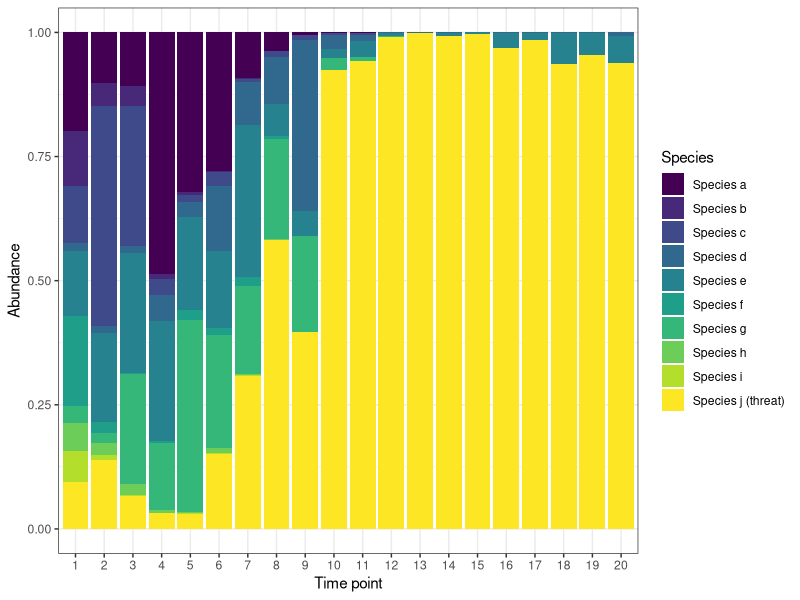
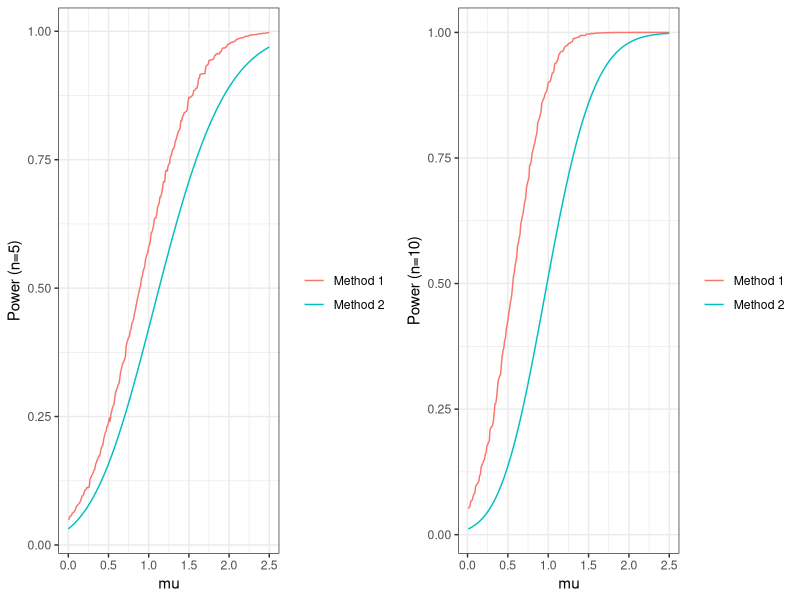
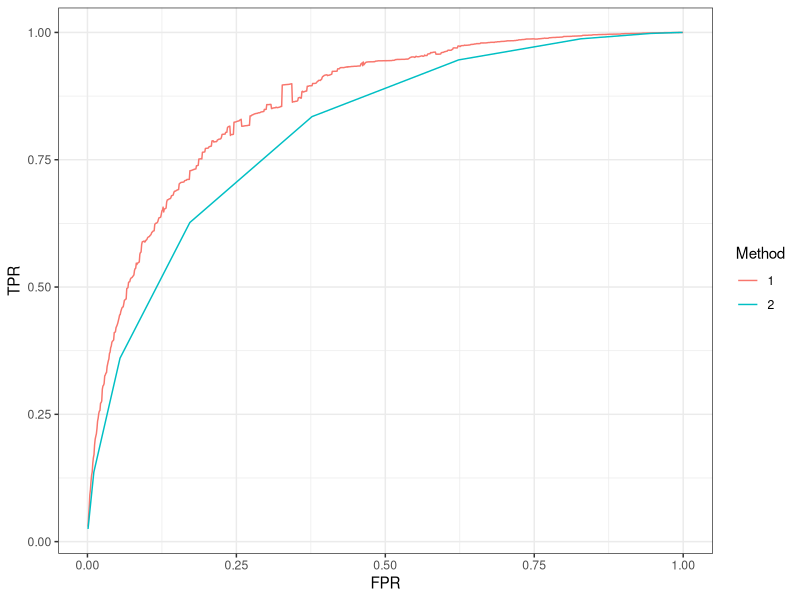

Recreate these plots in R, in order.
## ---- chunk 1
list.of.packages <- c("ggplot2", "gridExtra", "reshape2", "viridis", "pracma")
new.packages <- list.of.packages[!(list.of.packages %in% installed.packages()[,"Package"])]
if(length(new.packages)) install.packages(new.packages)

library(ggplot2)
library(gridExtra)
library(reshape2)
library(viridis)
library(pracma)
## ---- chunk 2
set.seed(111)
nspecies = 10
time_points = 20
mu_1 <- 0.5
x <- matrix(nrow = nspecies, ncol = time_points)
x[,1] <- rnorm(nspecies)
for (i in 2:time_points) {
  x[,i] <- x[,i - 1] + rnorm(nspecies)
  x[nspecies, i] <- x[nspecies, i - 1] + rnorm(1, mu_1)
}
x <- exp(x)

x <- data.frame(x)
colnames(x) <- 1:time_points

x <- melt(x, id.vars=c())
colnames(x) <- c("Time", "Abundance")
x$Species <- rep(paste0("Species ", letters[1:nspecies]), nspecies)
x$Species[x$Species == "Species j"] = "Species j (threat)"

ggplot(x, aes(fill=Species, y=Abundance, x=Time)) + 
  geom_bar(position="fill", stat="identity") + 
  scale_fill_viridis(discrete = T) +
  theme_bw() + 
  xlab("Time point")
## ---- chunk 3
fun <- function(x, y, mu, sigma_sq, n, alpha) { 
  for_return <- (pt(x / sqrt(sigma_sq * y / ((n - 1) * n)), n-1) > 1 - alpha) * 
    dnorm(x, mu, sd = sqrt(sigma_sq / n)) * 
    dchisq(y, n-1)
  return (for_return)
}

power_1 <- function(mu, sigma_sq, n, alpha) {
  # Integrating from 5 sds below and above should be fine for mu and sigma_sq
  integral2(fun, mu - sqrt(sigma_sq) * 5, mu + sqrt(sigma_sq) * 5, 0, 10 * n, 
            mu=mu, sigma_sq=sigma_sq, n = n, alpha=alpha, reltol = 1e-10)$Q
}
## ---- chunk 4
sigma_sq <- 1
mu <- seq(0, 2.5, 0.01)
n <- 5
alpha <- 0.05

power_2 <- function(mu, sigma_sq, n, alpha) {
  1 - pbinom(qbinom(1-alpha, n, 1/2), n, pnorm(mu/sqrt(sigma_sq)))
}

results_mat <- matrix(nrow = length(mu), ncol = 3)
for (i in 1:length(mu)) {
  results_mat[i,] <- c(mu[i], power_1(mu[i], sigma_sq, n, alpha), 
                       power_2(mu[i], sigma_sq, n, alpha))
}

results_mat <- data.frame(results_mat)
colnames(results_mat) <- c("mu", "Method 1", "Method 2")
results_mat <- melt(results_mat, id.vars=c("mu"))

p1 <- ggplot(results_mat, aes(x=mu, y=value, col=variable)) + 
  geom_line() + 
  ylab("Power (n=5)") + 
  labs(col="") + 
  theme_bw()

sigma_sq <- 1
mu <- seq(0.01, 2.5, 0.01)
n <- 10
alpha <- 0.05

power_2 <- function(mu, sigma_sq, n, alpha) {
  1 - pbinom(qbinom(1-alpha, n, 1/2), n, pnorm(mu/sqrt(sigma_sq)))
}

results_mat <- matrix(nrow = length(mu), ncol = 3)
for (i in 1:length(mu)) {
  results_mat[i,] <- c(mu[i], power_1(mu[i], sigma_sq, n, alpha), 
                       power_2(mu[i], sigma_sq, n, alpha))
}

results_mat <- data.frame(results_mat)
colnames(results_mat) <- c("mu", "Method 1", "Method 2")
results_mat <- melt(results_mat, id.vars=c("mu"))

p2 <- ggplot(results_mat, aes(x=mu, y=value, col=variable)) + 
  geom_line() + 
  ylab("Power (n=10)") + 
  labs(col="") + 
  theme_bw()

grid.arrange(p1, p2, ncol=2)
## ---- chunk 5
mu <- 0.5
n <- 10
sigma_sq <- 1
alpha <- seq(0.001, 1, 0.001)
plot_df <- data.frame("FPR" = c(alpha, 1 - pbinom(qbinom(1 - alpha, n, 1/2), n, 1/2)), 
                      "TPR" = c(unlist(sapply(alpha, power_1, mu=mu, sigma_sq=sigma_sq, n=n)), 
                                power_2(mu, sigma_sq, n, alpha)),
                      "Method" = rep(c("1", "2"), each=length(alpha)))
ggplot(plot_df, aes(x=FPR, y=TPR, col=Method)) + 
  geom_line() + 
  theme_bw()
## ---- chunk 6
n <- 10
phat <- 0.8
pnorm(2 * sqrt(n) * (phat-0.5), 0, 1, lower.tail = F)
## ---- chunk 7
pchisq(2 * (n * log(2) + n * phat * log(phat) + (n - n * phat) * log(1 - phat)), 
       df = 1, lower.tail = F) / 2
## ---- chunk 8
1 - pbinom(8-1, 10, 1/2)
